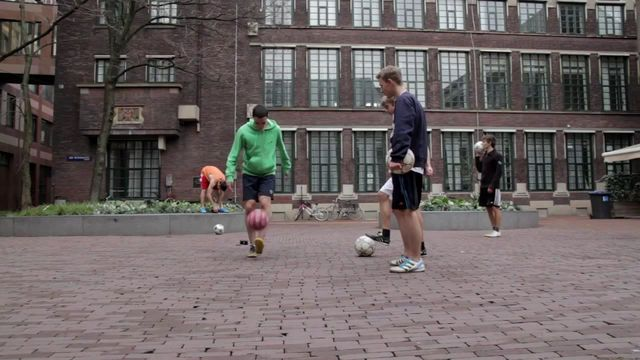
#> input picture project/sequence/00000001.jpg, 640 x 360 px; its folder holds only this picture in this run
$ jupyter execute test.ipynb
#> lines starting #> are read from the running program, lines starting #| are printed output that depends on the picture; after the words box and inside, x2 and y2 are one past the last pixel; in counts of white or black regions, pixels touching at a corner belong together
### project/tracker.py
import cv2
import numpy as np
import math
from scipy.signal import hann
from collections import deque
class DAT_TRACKER:
    def __init__(self, cfg):
        self.cfg = cfg
        self.scale_factor_ = 1.0
        self.prob_lut_ =  np.random.rand(256, 256, 256).astype(np.float32)
        self.prob_lut_distractor_ = None
        self.prob_lut_masked_ = None
        self.adaptive_threshold_ = None
        self.target_pos_history_ = []
        self.target_sz_history_ = []

    def pos2rect(self, target_pos, target_sz, img_size):
        """Convert target position and size to rectangle."""
        x = int(target_pos[0] - target_sz[0] / 2)
        y = int(target_pos[1] - target_sz[1] / 2)
        return (x, y, int(target_sz[0]), int(target_sz[1]))

    def get_subwindow(self, img, target_pos, surr_sz):
        """Get subwindow around target position."""
        x1 = int(target_pos[0] - surr_sz[0] / 2)
        y1 = int(target_pos[1] - surr_sz[1] / 2)
        x2 = int(target_pos[0] + surr_sz[0] / 2)
        y2 = int(target_pos[1] + surr_sz[1] / 2)

        # Ensure the coordinates are within the image boundaries
        x1, y1 = max(0, x1), max(0, y1)
        x2, y2 = min(img.shape[1], x2), min(img.shape[0], y2)
        return img[y1:y2, x1:x2]

    def get_foreground_background_probs(self, frame, obj_rect, num_bins,prob_lut):
        img_count = 1
        channels = [0, 1, 2]
        mask = np.array([])
        dims = 3
        sizes = [num_bins, num_bins, num_bins]
        b_range = [0, 256]
        g_range = [0, 256]
        r_range = [0, 256]
        ranges = [b_range, g_range, r_range]

        surr_hist = cv2.calcHist([frame], channels, mask, [num_bins, num_bins, num_bins], [0, 256, 0, 256, 0, 256])

        obj_col = round(obj_rect[0])
        obj_row = round(obj_rect[1])
        obj_width = round(obj_rect[2])
        obj_height = round(obj_rect[3])

        if (obj_col + obj_width) > (frame.shape[1] - 1):
            obj_width = (frame.shape[1] - 1) - obj_col
        if (obj_row + obj_height) > (frame.shape[0] - 1):
            obj_height = (frame.shape[0] - 1) - obj_row

        obj_win = frame[max(0, obj_row):min(frame.shape[0], obj_row + obj_height + 1),
                        max(0, obj_col):min(frame.shape[1], obj_col + obj_width + 1)]

        obj_hist = cv2.calcHist([obj_win], channels, mask, [num_bins, num_bins, num_bins], [0, 256, 0, 256, 0, 256])
        print('-------------------')
        print(f"obj_hist shape: {obj_hist.shape} surr_hist shape: {surr_hist.shape}")
        prob_lut = (obj_hist + 1) / (surr_hist + 2)
        print(prob_lut.shape)
        return prob_lut


    def get_adaptive_threshold(self, prob_map, obj_rect_surr):
        """Placeholder function for getting adaptive threshold."""
        # This function needs to be implemented based on your tracking algorithm
        # For now, let's return a dummy adaptive threshold
        return np.mean(prob_map)

    def tracker_dat_initialize(self, I, region):
        cx = region[0] + (region[2] - 1) / 2.0
        cy = region[1] + (region[3] - 1) / 2.0
        w = region[2]
        h = region[3]

        target_pos = (round(cx), round(cy))
        target_sz = (round(w), round(h))

        # Scale factor calculation
        diag = math.sqrt(target_sz[0] ** 2 + target_sz[1] ** 2)
        self.scale_factor_ = min(1.0, round(10.0 * self.cfg['img_scale_target_diagonal'] / diag) / 10.0)

        target_pos = (int(target_pos[0] * self.scale_factor_), int(target_pos[1] * self.scale_factor_))
        target_sz = (int(target_sz[0] * self.scale_factor_), int(target_sz[1] * self.scale_factor_))

        # Resize the input image
        img = cv2.resize(I, None, fx=self.scale_factor_, fy=self.scale_factor_)

        # Color space conversion based on configuration
        if self.cfg['color_space'] == 1:  # RGB
            img = img.copy()
        elif self.cfg['color_space'] == 2:  # LAB
            img = cv2.cvtColor(img, cv2.COLOR_BGR2Lab)
        elif self.cfg['color_space'] == 3:  # HSV
            img = cv2.cvtColor(img, cv2.COLOR_BGR2HSV)
        elif self.cfg['color_space'] == 4:  # Grayscale
            img = cv2.cvtColor(img, cv2.COLOR_BGR2GRAY)
        else:
            print("color_space does not equal any of the above cases")

        # Create the surrounding window size
        surr_sz = (int(self.cfg['surr_win_factor'] * target_sz[0]),
                   int(self.cfg['surr_win_factor'] * target_sz[1]))

        surr_rect = self.pos2rect(target_pos, surr_sz, img.shape[:2])
        obj_rect_surr = self.pos2rect(target_pos, target_sz, img.shape[:2])

        # Adjust object rectangle based on the surrounding rectangle
        obj_rect_surr = (obj_rect_surr[0] - surr_rect[0], obj_rect_surr[1] - surr_rect[1],
                         obj_rect_surr[2], obj_rect_surr[3])

        # Get the subwindow of the image for tracking
        surr_win = self.get_subwindow(img, target_pos, surr_sz)

        # Get foreground and background probabilities
        prob_map = self.get_foreground_background_probs(surr_win, obj_rect_surr,
                                                        self.cfg['num_bins'], self.cfg['bin_mapping'])

        # Clone the probability look-up tables (placeholders)
        self.prob_lut_distractor_ = self.prob_lut_.copy() if self.prob_lut_ is not None else None
        self.prob_lut_masked_ = self.prob_lut_.copy() if self.prob_lut_ is not None else None

        # Compute adaptive threshold based on the probability map
        self.adaptive_threshold_ = self.get_adaptive_threshold(prob_map, obj_rect_surr)

        # Save the target position and size history for tracking
        self.target_pos_history_.append((target_pos[0] / self.scale_factor_, target_pos[1] / self.scale_factor_))
        self.target_sz_history_.append((target_sz[0] / self.scale_factor_, target_sz[1] / self.scale_factor_))
    # [159 lines left out: functions get_foreground_prob, get_motion_prediction, tracker_dat_update, not called in this run]


    def intersection_over_union(self, target_rect, candidates):
        intersection_area = (target_rect & candidates).area()
        return float(intersection_area) / float(target_rect.area() + candidates.area() - intersection_area)
    # [127 lines left out: functions get_subwindow_masked, get_nms_rects, not called in this run]

### project/test.ipynb
[cell 1]
import cv2
import numpy as np

from tracker import DAT_TRACKER
import os

[cell 2]
class DatCfg:
    def __init__(self):
        self.show_figures = False
        self.img_scale_target_diagonal = 75
        self.search_win_padding = 2.0
        self.surr_win_factor = 1.9
        self.color_space = 1  # 1: RGB, 2: LAB, 3: HSV, 4: GRAY
        self.num_bins = 16
        self.bin_mapping = self.get_bin_mapping(self.num_bins)  # Initialize bin mapping
        self.prob_lut_update_rate = 0.05
        self.distractor_aware = True
        self.adapt_thresh_prob_bins = np.linspace(0, 1, num=21)  # 0:0.05 : 1
        self.motion_estimation_history_size = 5
        self.nms_scale = 1
        self.nms_overlap = 0.9
        self.nms_score_factor = 0.5
        self.nms_include_center_vote = True

    def get_bin_mapping(self, num_bins):
        # Replace this with the actual bin mapping logic
        # For example, it could create a 1D array of size num_bins
        return np.array([255 - i for i in range(256)], dtype=np.uint8)

# Example usage
cfg = DatCfg()
cfg_dict = vars(cfg)

[cell 3]
cfg_dict = vars(cfg)
print("Color Space (Dictionary Indexing):", cfg_dict['color_space'])

[cell 4]
import glob
def poly2rect(polygon):
    """Convert a polygon (4 points) to a bounding rectangle."""
    # Get the bounding box of the polygon
    x, y, w, h = cv2.boundingRect(np.array(polygon, dtype=np.float32))
    return (x, y, w, h)

def get_ground_truth(txt_file):
    rects = []

    try:
        with open(txt_file, 'r') as gt:
            for line in gt:
                # Replace commas with spaces and split the line into components
                line = line.replace(',', ' ').strip()
                coords = list(map(float, line.split()))

                # Check if there are exactly 8 coordinates (4 points)
                if len(coords) == 8:
                    polygon = [
                        (coords[0], coords[1]),
                        (coords[2], coords[3]),
                        (coords[4], coords[5]),
                        (coords[6], coords[7])
                    ]
                    rect = poly2rect(polygon)  # Get the bounding rect
                    rects.append(rect)  # Append to the list
                else:
                    print(f"Line does not contain 8 coordinates: {line}")

    except IOError:
        print(f"Ground truth file {txt_file} cannot be read")

    return rects

def main():
    video_base_path = ""
    pattern_jpg = "sequence"
    txt_base_path = "sequence/groundtruth.txt"
    images = glob.glob(os.path.join(pattern_jpg, '*.jpg'))
    image_files = sorted(images)
    if len(image_files) == 0:
        print("No image files found")
        return

    groundtruth_rect = get_ground_truth(txt_base_path)
#> (reads project/sequence/groundtruth.txt from the repository)

    dat = DAT_TRACKER(cfg_dict)
    location = groundtruth_rect[0]
    result_rects = []
    time_total = 0

    for frame, image_file in enumerate(image_files):
        image = cv2.imread(image_file)
#> image is the input picture: shape (360, 640, 3); mean B, G, R 97.9, 98.5, 106.6
        tic = cv2.getTickCount()

        if frame == 0:
            dat.tracker_dat_initialize(image, location)
#> in get_subwindow, `return img[y1:y2, x1:x2]`:
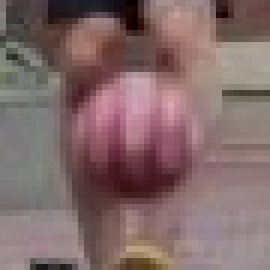
#> returned value: shape (45, 45, 3) (shown 6 times larger); mean of channels 0, 1, 2 105.6, 105.6, 129.9; drawn as B, G, R
#> in get_foreground_background_probs, `obj_win = frame[max(0, obj_row):min(frame.shape[0], obj_row + obj_heig..`:
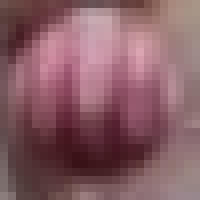
#> obj_win: shape (25, 25, 3) (shown 8 times larger); mean B, G, R 100.3, 93.1, 134.3
#| obj_hist shape: (16, 16, 16) surr_hist shape: (16, 16, 16)
#| (16, 16, 16)
#> in tracker_dat_initialize, `self.adaptive_threshold_ = self.get_adaptive_threshold(prob_map, obj_r..`: self.adaptive_threshold_ = 0.497
        else:
            location = dat.tracker_dat_update(image)

        toc = cv2.getTickCount() - tic
        time_total += toc
        result_rects.append(location)

        # Visualization
        cv2.putText(image, str(frame + 1), (20, 40), cv2.FONT_HERSHEY_SIMPLEX, 1, (0, 255, 255), 2)
#> image: shape (360, 640, 3); 0.04% of pixels changed, all inside (x1, y1, x2, y2) = (25, 18, 33, 42)
        cv2.rectangle(image, tuple(groundtruth_rect[frame]), (0, 255, 0), 2)
        cv2.rectangle(image, tuple(location), (0, 128, 255), 2)
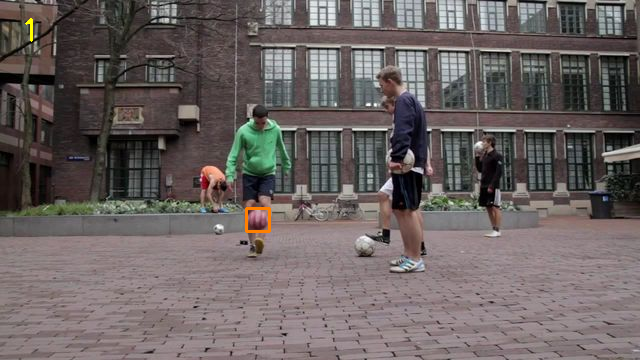
#> image: shape (360, 640, 3); mean B, G, R 97.7, 98.6, 106.8
        cv2.imshow("DAT", image)

        if cv2.waitKey(1) & 0xFF in [27, ord('q'), ord('Q')]:
#> (key q is pressed here)
            break

    fps = len(result_rects) / (time_total / cv2.getTickFrequency())
    print(f"FPS: {fps:.2f}")
    cv2.destroyAllWindows()

if __name__ == "__main__":
    main()
